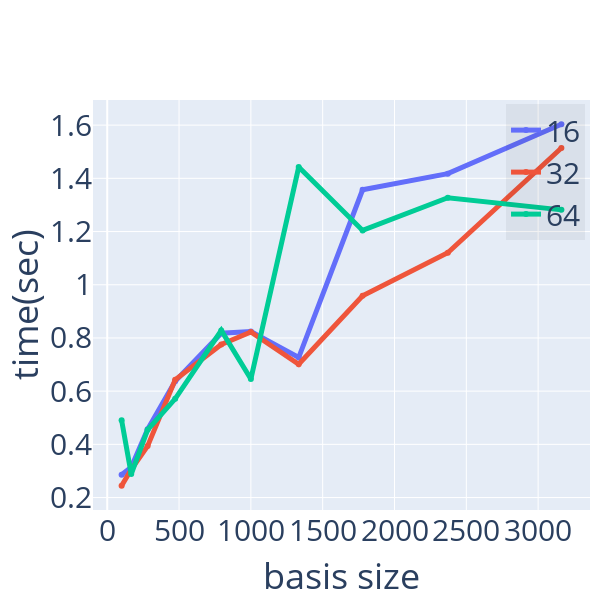

Notebook source saved alongside this figure:
### Code cell
plotCompare(hilbert,ComputationSparse,None,'basis size','time(sec)',size=(600,600))

### Figure 1 — Plotly figure (JSON) as saved in the notebook; plotly's stock layout.template omitted (floating-point values rounded to 4 significant figures)
{"data": [{"line": {"width": 5}, "name": "16", "type": "scatter", "x": [100, 167, 281, 473, 794, 1000, 1333, 1778, 2371, 3162], "y": [0.286, 0.3142, 0.4564, 0.6368, 0.8176, 0.8245, 0.7264, 1.357, 1.418, 1.603]}, {"line": {"width": 5}, "name": "32", "type": "scatter", "x": [100, 167, 281, 473, 794, 1000, 1333, 1778, 2371, 3162], "y": [0.2444, 0.3054, 0.3934, 0.643, 0.7755, 0.8224, 0.7009, 0.9586, 1.12, 1.514]}, {"line": {"width": 5}, "name": "64", "type": "scatter", "x": [100, 167, 281, 473, 794, 1000, 1333, 1778, 2371, 3162], "y": [0.4909, 0.2884, 0.4546, 0.5712, 0.828, 0.6456, 1.442, 1.204, 1.327, 1.281]}], "layout": {"font": {"size": 30}, "height": 600, "legend": {"bgcolor": "rgba(0,0,0,.05)", "x": 0.99, "xanchor": "right", "y": 0.99, "yanchor": "top"}, "margin": {"r": 10, "t": 100}, "showlegend": true, "width": 600, "xaxis": {"title": {"text": "basis size"}}, "yaxis": {"title": {"text": "time(sec)"}}}}
